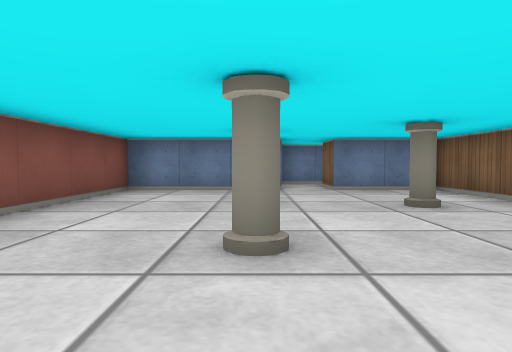
View 1 (above)

16 first-person views from a walk through a cub3D ray-caster map. The camera is about half as high as the walls, tilts 2° down and sees 75° across. The floor is counted in squares. Each view is taken from the middle of a square. On the plan, view 1 faces up. The plan holds only what a view shows up to about 9 squares ahead; the rest is blank.

View 2
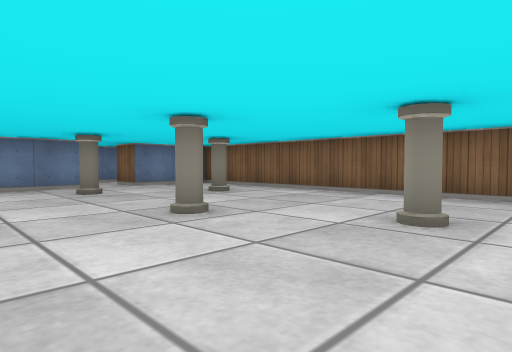

View 3
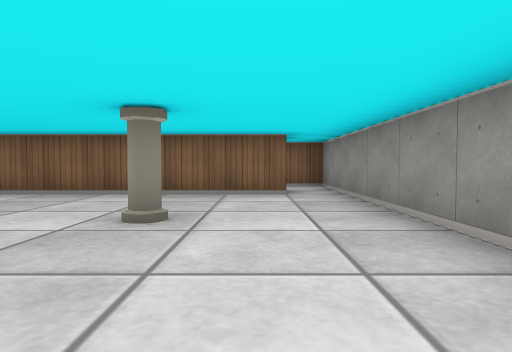

View 4
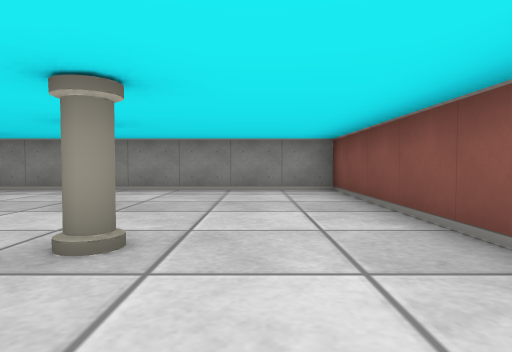

View 5
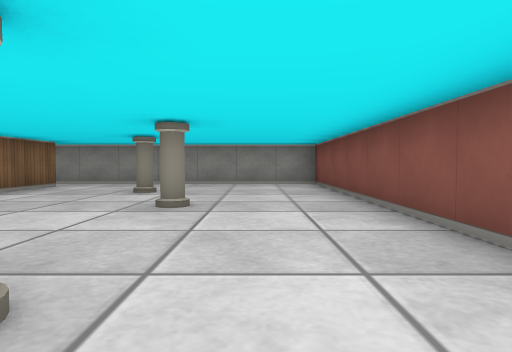

View 6
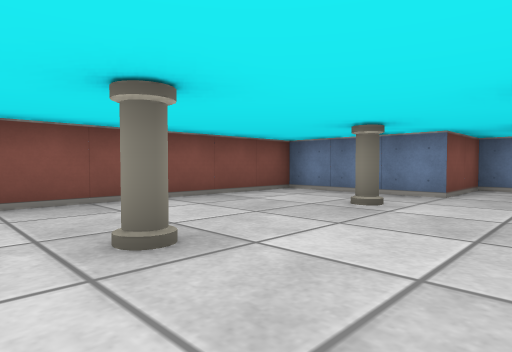

View 7
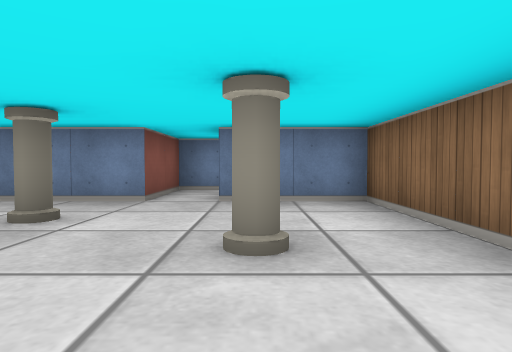

View 8
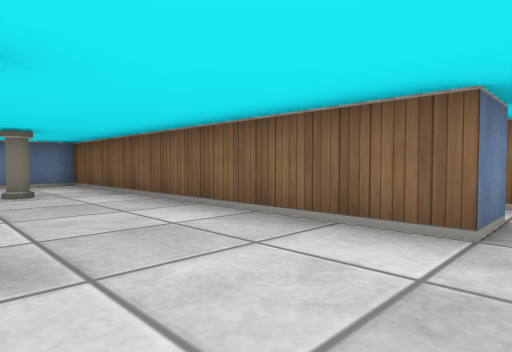

View 9
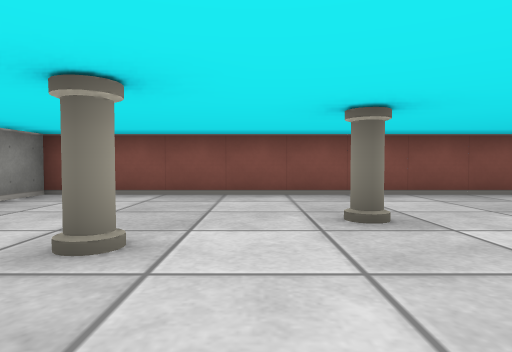

View 10
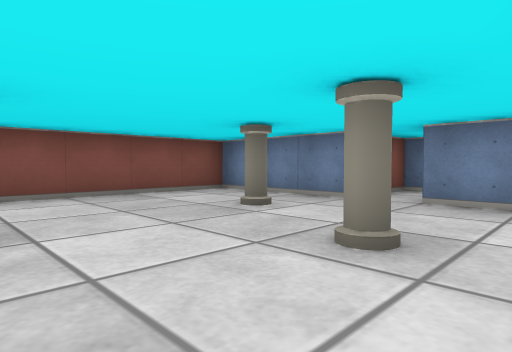

View 11
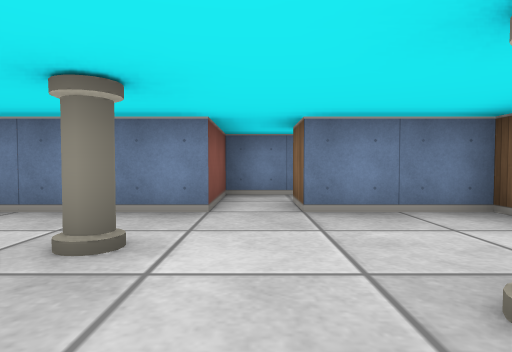

View 12
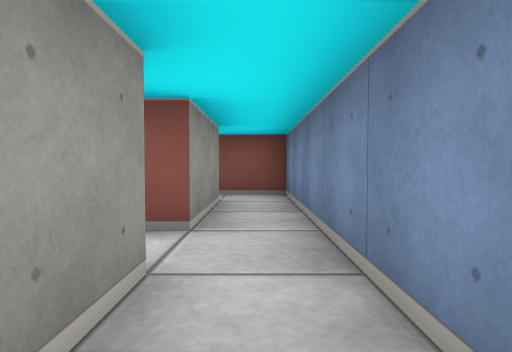

View 13
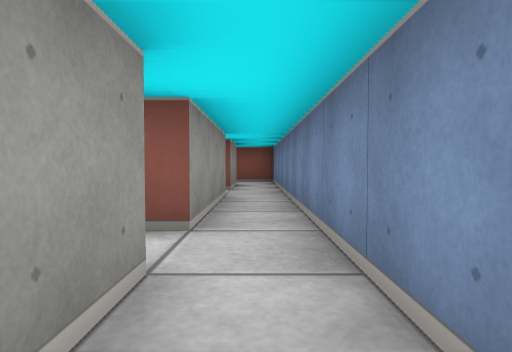

View 14
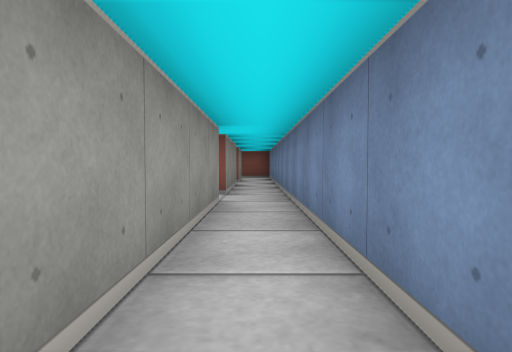

View 15
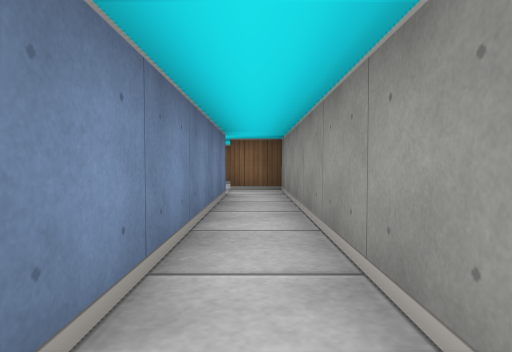

View 16
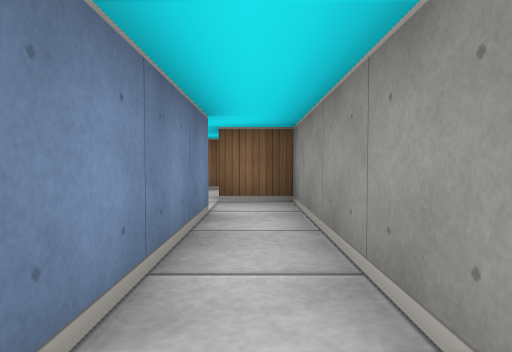

### Floor plan
Ten units are one square. View 1 is at (0, 0); x grows to the right and y downward. Boxes are objects, and circles mark ways between rooms. Rooms are numbered by the first view taken in them; rooms with no view inside come last. Other rooms are left out.
<svg viewBox="-30 -90 200 120">
<path fill="none" stroke="#000" d="M35 15 35 -65 15 -65 15 -75M5 -75 5 -65 -25 -65 -25 25 35 25M85 -75 155 -75M45 -75 75 -75M15 -75 35 -75M155 -85 5 -85 5 -75M165 -75 165 -85"/>
<rect x="-5" y="-25" width="10" height="10" fill="#bbb"><title>pillar</title></rect>
<rect x="-5" y="-55" width="10" height="10" fill="#bbb"><title>pillar</title></rect>
<rect x="5" y="-5" width="10" height="10" fill="#bbb"><title>pillar</title></rect>
<rect x="15" y="-45" width="10" height="10" fill="#bbb"><title>pillar</title></rect>
<circle cx="10" cy="-70" r="3" fill="#2a7"/>
<text x="10" y="-20">1</text>
<text x="80" y="-80">2</text>
</svg>
Room 1 opens to room 2.

Where each view was taken, in squares from view 1:
view 1: 0 up, 0 right, facing up
view 2: 1 down, 2 left, facing up-right
view 3: 1 down, 2 left, facing right
view 4: 4 up, 1 left, facing down
view 5: 6 up, 1 left, facing down
view 6: 1 up, 2 right, facing up-left
view 7: 2 up, 2 right, facing up
view 8: 2 down, 1 right, facing up-right
view 9: 1 up, 3 right, facing left
view 10: 2 up, 3 right, facing up-left
view 11: 3 up, 1 right, facing up
view 12: 8 up, 6 right, facing left
view 13: 8 up, 10 right, facing left
view 14: 8 up, 13 right, facing left
view 15: 8 up, 10 right, facing right
view 16: 8 up, 12 right, facing right
